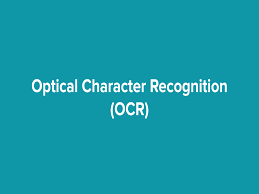
#> input picture disp_labs/stdimgs/characters.png, 259 x 194 px
$ jupyter execute --allow-errors 8.ipynb
#> lines starting #> are read from the running program, lines starting #| are printed output that depends on the picture
### Character Segmentation
#### Theory

In this lab, we focus on character segmentation, a crucial step in Optical Character Recognition (OCR) systems. The process involves isolating individual characters from an image, enabling further analysis such as character recognition. The key steps include:

1. **Preprocessing the Image**: Converting the input image to grayscale and applying adaptive thresholding to create a binary image. This step enhances the contrast between the foreground (characters) and the background.

2. **Extracting Characters**: Using contour detection to identify regions of interest (ROIs) corresponding to individual characters. Bounding boxes are computed to isolate these regions.

3. **Visualization**: Displaying the original image alongside the segmented characters with bounding boxes to verify the accuracy of the segmentation process.

**Objectives**:
- Understand the preprocessing techniques required for character segmentation.
- Implement contour-based methods to extract individual characters.
- Visualize and validate the segmentation results.

[cell 1]
import cv2
import numpy as np
import matplotlib.pyplot as plt

[cell 2]
def preprocess_image(image_path):
#> called with image_path = 'stdimgs/characters.png'
	img = cv2.imread(image_path, cv2.IMREAD_GRAYSCALE)
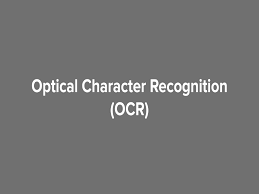
#> img: shape (194, 259); min 98, max 255, mean 115.6
	gray = cv2.cvtColor(img, cv2.COLOR_BGR2GRAY)

	binary = cv2.adaptiveThreshold(
		gray, 255, cv2.ADAPTIVE_THRESH_GAUSSIAN_C, cv2.THRESH_BINARY_INV, 15, 10
	)
	kernel = np.ones((3, 3), np.uint8)
	binary = cv2.morphologyEx(binary, cv2.MORPH_CLOSE, kernel)
	return img, gray, binary


# [46 lines left out: functions extract_characters, visualize, segment_characters, not called in this run]
